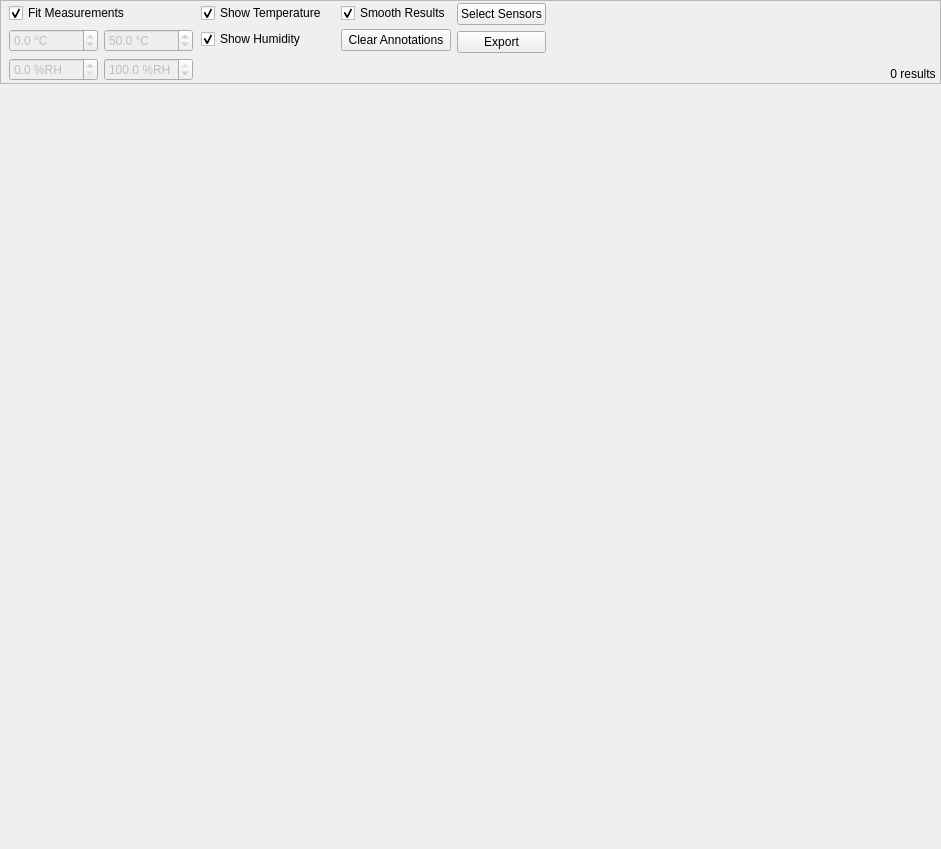
<?xml version="1.0" encoding="UTF-8"?>
<ui version="4.0">
 <class>PlotWidget</class>
 <widget class="QWidget" name="PlotWidget">
  <property name="geometry">
   <rect>
    <x>0</x>
    <y>0</y>
    <width>941</width>
    <height>849</height>
   </rect>
  </property>
  <property name="windowTitle">
   <string>Form</string>
  </property>
  <layout class="QVBoxLayout" name="verticalLayout" stretch="0,100">
   <property name="spacing">
    <number>0</number>
   </property>
   <property name="leftMargin">
    <number>0</number>
   </property>
   <property name="topMargin">
    <number>0</number>
   </property>
   <property name="rightMargin">
    <number>0</number>
   </property>
   <property name="bottomMargin">
    <number>0</number>
   </property>
   <item>
    <widget class="QFrame" name="frame">
     <property name="sizePolicy">
      <sizepolicy hsizetype="Preferred" vsizetype="Preferred">
       <horstretch>0</horstretch>
       <verstretch>0</verstretch>
      </sizepolicy>
     </property>
     <property name="maximumSize">
      <size>
       <width>16777215</width>
       <height>16777215</height>
      </size>
     </property>
     <property name="frameShape">
      <enum>QFrame::StyledPanel</enum>
     </property>
     <property name="frameShadow">
      <enum>QFrame::Raised</enum>
     </property>
     <layout class="QHBoxLayout" name="horizontalLayout">
      <property name="spacing">
       <number>0</number>
      </property>
      <property name="leftMargin">
       <number>0</number>
      </property>
      <property name="topMargin">
       <number>0</number>
      </property>
      <property name="rightMargin">
       <number>0</number>
      </property>
      <property name="bottomMargin">
       <number>0</number>
      </property>
      <item>
       <widget class="DateTimeFilterWidget" name="dateTimeFilter" native="true">
        <layout class="QGridLayout" name="gridLayout">
         <property name="leftMargin">
          <number>2</number>
         </property>
         <property name="topMargin">
          <number>2</number>
         </property>
         <property name="rightMargin">
          <number>2</number>
         </property>
         <property name="bottomMargin">
          <number>2</number>
         </property>
         <property name="spacing">
          <number>0</number>
         </property>
        </layout>
       </widget>
      </item>
      <item>
       <widget class="QWidget" name="widget_2" native="true">
        <layout class="QVBoxLayout" name="verticalLayout_4">
         <property name="leftMargin">
          <number>4</number>
         </property>
         <property name="topMargin">
          <number>2</number>
         </property>
         <property name="rightMargin">
          <number>4</number>
         </property>
         <property name="bottomMargin">
          <number>2</number>
         </property>
         <item>
          <widget class="QCheckBox" name="fitMeasurements">
           <property name="text">
            <string>Fit Measurements</string>
           </property>
           <property name="checked">
            <bool>true</bool>
           </property>
          </widget>
         </item>
         <item>
          <widget class="QWidget" name="widget_3" native="true">
           <layout class="QGridLayout" name="gridLayout_3">
            <property name="leftMargin">
             <number>0</number>
            </property>
            <property name="topMargin">
             <number>0</number>
            </property>
            <property name="rightMargin">
             <number>0</number>
            </property>
            <property name="bottomMargin">
             <number>0</number>
            </property>
            <item row="0" column="0">
             <widget class="QDoubleSpinBox" name="minTemperature">
              <property name="enabled">
               <bool>false</bool>
              </property>
              <property name="suffix">
               <string> °C</string>
              </property>
              <property name="decimals">
               <number>1</number>
              </property>
              <property name="minimum">
               <double>-100.000000000000000</double>
              </property>
              <property name="maximum">
               <double>150.000000000000000</double>
              </property>
             </widget>
            </item>
            <item row="0" column="1">
             <widget class="QDoubleSpinBox" name="maxTemperature">
              <property name="enabled">
               <bool>false</bool>
              </property>
              <property name="suffix">
               <string> °C</string>
              </property>
              <property name="decimals">
               <number>1</number>
              </property>
              <property name="minimum">
               <double>-100.000000000000000</double>
              </property>
              <property name="maximum">
               <double>100.000000000000000</double>
              </property>
              <property name="value">
               <double>50.000000000000000</double>
              </property>
             </widget>
            </item>
            <item row="1" column="0">
             <widget class="QDoubleSpinBox" name="minHumidity">
              <property name="enabled">
               <bool>false</bool>
              </property>
              <property name="suffix">
               <string> %RH</string>
              </property>
              <property name="decimals">
               <number>1</number>
              </property>
             </widget>
            </item>
            <item row="1" column="1">
             <widget class="QDoubleSpinBox" name="maxHumidity">
              <property name="enabled">
               <bool>false</bool>
              </property>
              <property name="suffix">
               <string> %RH</string>
              </property>
              <property name="decimals">
               <number>1</number>
              </property>
              <property name="value">
               <double>100.000000000000000</double>
              </property>
             </widget>
            </item>
           </layout>
          </widget>
         </item>
        </layout>
       </widget>
      </item>
      <item>
       <widget class="QWidget" name="widget_4" native="true">
        <layout class="QGridLayout" name="gridLayout_2">
         <property name="leftMargin">
          <number>4</number>
         </property>
         <property name="topMargin">
          <number>2</number>
         </property>
         <property name="rightMargin">
          <number>4</number>
         </property>
         <property name="bottomMargin">
          <number>2</number>
         </property>
         <item row="0" column="0">
          <widget class="QCheckBox" name="showTemperature">
           <property name="text">
            <string>Show Temperature</string>
           </property>
           <property name="icon">
            <iconset resource="../res/res.qrc">
             <normaloff>:/icons/ui/temperature.png</normaloff>:/icons/ui/temperature.png</iconset>
           </property>
           <property name="checked">
            <bool>true</bool>
           </property>
          </widget>
         </item>
         <item row="1" column="0">
          <widget class="QCheckBox" name="showHumidity">
           <property name="text">
            <string>Show Humidity</string>
           </property>
           <property name="icon">
            <iconset resource="../res/res.qrc">
             <normaloff>:/icons/ui/humidity.png</normaloff>:/icons/ui/humidity.png</iconset>
           </property>
           <property name="checked">
            <bool>true</bool>
           </property>
          </widget>
         </item>
         <item row="2" column="0" colspan="2">
          <spacer name="verticalSpacer_4">
           <property name="orientation">
            <enum>Qt::Vertical</enum>
           </property>
           <property name="sizeHint" stdset="0">
            <size>
             <width>1</width>
             <height>1</height>
            </size>
           </property>
          </spacer>
         </item>
        </layout>
       </widget>
      </item>
      <item>
       <widget class="QWidget" name="widget_5" native="true">
        <layout class="QVBoxLayout" name="verticalLayout_5">
         <property name="leftMargin">
          <number>4</number>
         </property>
         <property name="topMargin">
          <number>2</number>
         </property>
         <property name="rightMargin">
          <number>4</number>
         </property>
         <property name="bottomMargin">
          <number>2</number>
         </property>
         <item>
          <widget class="QCheckBox" name="useSmoothing">
           <property name="text">
            <string>Smooth Results</string>
           </property>
           <property name="checked">
            <bool>true</bool>
           </property>
          </widget>
         </item>
         <item>
          <widget class="QPushButton" name="clearAnnotations">
           <property name="text">
            <string>Clear Annotations</string>
           </property>
           <property name="icon">
            <iconset resource="../res/res.qrc">
             <normaloff>:/icons/ui/remove.png</normaloff>:/icons/ui/remove.png</iconset>
           </property>
          </widget>
         </item>
         <item>
          <spacer name="verticalSpacer_2">
           <property name="orientation">
            <enum>Qt::Vertical</enum>
           </property>
           <property name="sizeHint" stdset="0">
            <size>
             <width>1</width>
             <height>1</height>
            </size>
           </property>
          </spacer>
         </item>
        </layout>
       </widget>
      </item>
      <item>
       <widget class="QWidget" name="widget_6" native="true">
        <layout class="QVBoxLayout" name="verticalLayout_6">
         <property name="leftMargin">
          <number>2</number>
         </property>
         <property name="topMargin">
          <number>2</number>
         </property>
         <property name="rightMargin">
          <number>2</number>
         </property>
         <property name="bottomMargin">
          <number>2</number>
         </property>
         <item>
          <widget class="QPushButton" name="selectSensors">
           <property name="text">
            <string>Select Sensors</string>
           </property>
           <property name="icon">
            <iconset resource="../res/res.qrc">
             <normaloff>:/icons/ui/sensor.png</normaloff>:/icons/ui/sensor.png</iconset>
           </property>
          </widget>
         </item>
         <item>
          <widget class="QPushButton" name="exportData">
           <property name="text">
            <string>Export</string>
           </property>
           <property name="icon">
            <iconset resource="../res/res.qrc">
             <normaloff>:/icons/ui/export.png</normaloff>:/icons/ui/export.png</iconset>
           </property>
          </widget>
         </item>
         <item>
          <spacer name="verticalSpacer_3">
           <property name="orientation">
            <enum>Qt::Vertical</enum>
           </property>
           <property name="sizeHint" stdset="0">
            <size>
             <width>1</width>
             <height>1</height>
            </size>
           </property>
          </spacer>
         </item>
        </layout>
       </widget>
      </item>
      <item>
       <spacer name="horizontalSpacer">
        <property name="orientation">
         <enum>Qt::Horizontal</enum>
        </property>
        <property name="sizeHint" stdset="0">
         <size>
          <width>40</width>
          <height>20</height>
         </size>
        </property>
       </spacer>
      </item>
      <item>
       <widget class="QWidget" name="widget" native="true">
        <layout class="QVBoxLayout" name="verticalLayout_3">
         <property name="leftMargin">
          <number>4</number>
         </property>
         <property name="topMargin">
          <number>2</number>
         </property>
         <property name="rightMargin">
          <number>4</number>
         </property>
         <property name="bottomMargin">
          <number>2</number>
         </property>
         <item>
          <spacer name="verticalSpacer">
           <property name="orientation">
            <enum>Qt::Vertical</enum>
           </property>
           <property name="sizeHint" stdset="0">
            <size>
             <width>20</width>
             <height>40</height>
            </size>
           </property>
          </spacer>
         </item>
         <item>
          <widget class="QLabel" name="resultCount">
           <property name="text">
            <string>0 results</string>
           </property>
           <property name="alignment">
            <set>Qt::AlignCenter</set>
           </property>
          </widget>
         </item>
        </layout>
       </widget>
      </item>
     </layout>
    </widget>
   </item>
   <item>
    <widget class="QWidget" name="plot" native="true">
     <property name="sizePolicy">
      <sizepolicy hsizetype="Preferred" vsizetype="Expanding">
       <horstretch>0</horstretch>
       <verstretch>0</verstretch>
      </sizepolicy>
     </property>
     <layout class="QVBoxLayout" name="verticalLayout_2">
      <property name="spacing">
       <number>0</number>
      </property>
      <property name="leftMargin">
       <number>0</number>
      </property>
      <property name="topMargin">
       <number>0</number>
      </property>
      <property name="rightMargin">
       <number>0</number>
      </property>
      <property name="bottomMargin">
       <number>0</number>
      </property>
     </layout>
    </widget>
   </item>
  </layout>
 </widget>
 <customwidgets>
  <customwidget>
   <class>DateTimeFilterWidget</class>
   <extends>QWidget</extends>
   <header>DateTimeFilterWidget.h</header>
   <container>1</container>
  </customwidget>
 </customwidgets>
 <resources>
  <include location="../res/res.qrc"/>
 </resources>
 <connections>
  <connection>
   <sender>fitMeasurements</sender>
   <signal>toggled(bool)</signal>
   <receiver>minTemperature</receiver>
   <slot>setDisabled(bool)</slot>
   <hints>
    <hint type="sourcelabel">
     <x>495</x>
     <y>17</y>
    </hint>
    <hint type="destinationlabel">
     <x>381</x>
     <y>67</y>
    </hint>
   </hints>
  </connection>
  <connection>
   <sender>fitMeasurements</sender>
   <signal>toggled(bool)</signal>
   <receiver>maxTemperature</receiver>
   <slot>setDisabled(bool)</slot>
   <hints>
    <hint type="sourcelabel">
     <x>497</x>
     <y>18</y>
    </hint>
    <hint type="destinationlabel">
     <x>497</x>
     <y>67</y>
    </hint>
   </hints>
  </connection>
  <connection>
   <sender>fitMeasurements</sender>
   <signal>toggled(bool)</signal>
   <receiver>minHumidity</receiver>
   <slot>setDisabled(bool)</slot>
   <hints>
    <hint type="sourcelabel">
     <x>497</x>
     <y>26</y>
    </hint>
    <hint type="destinationlabel">
     <x>381</x>
     <y>103</y>
    </hint>
   </hints>
  </connection>
  <connection>
   <sender>fitMeasurements</sender>
   <signal>toggled(bool)</signal>
   <receiver>maxHumidity</receiver>
   <slot>setDisabled(bool)</slot>
   <hints>
    <hint type="sourcelabel">
     <x>497</x>
     <y>25</y>
    </hint>
    <hint type="destinationlabel">
     <x>497</x>
     <y>103</y>
    </hint>
   </hints>
  </connection>
 </connections>
</ui>
